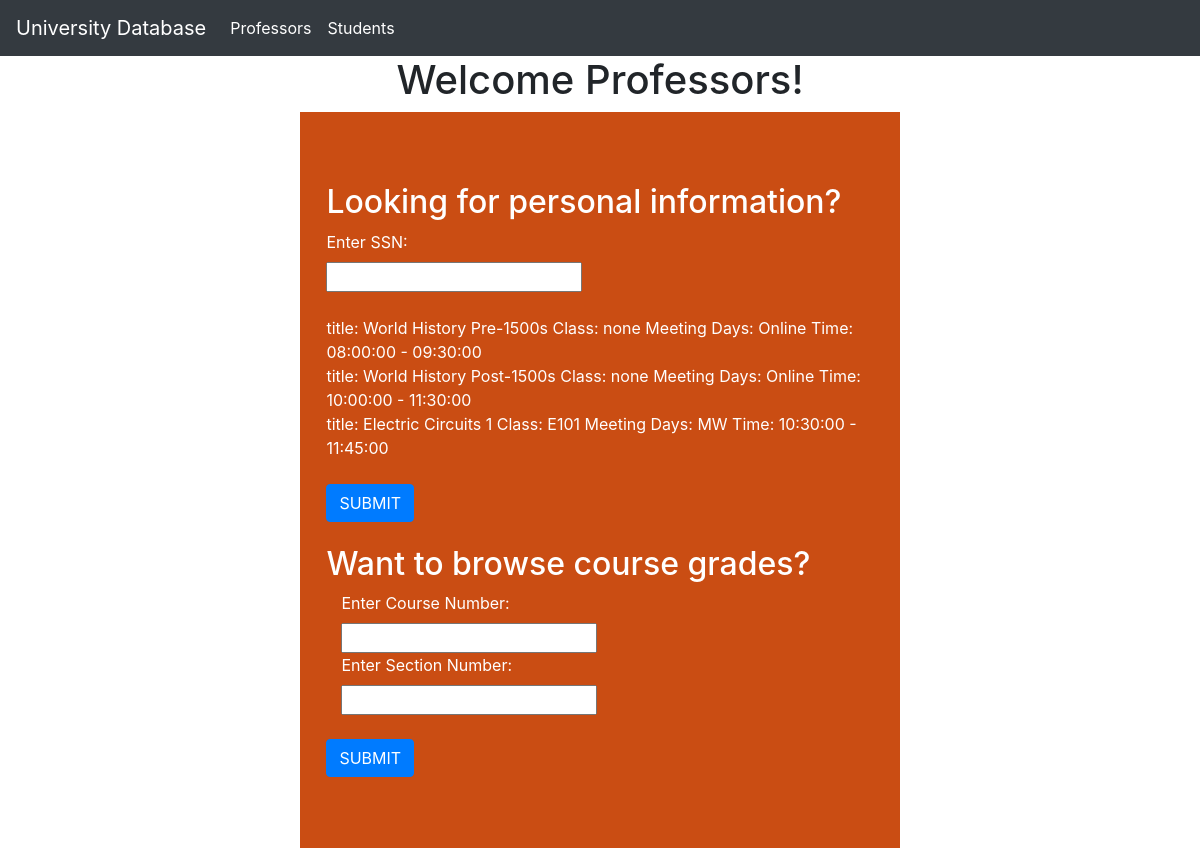
Screenshot of /pages/professor.php?ssn=987432145 with the database file from the repository.
### tables this page shows
CREATE TABLE section(
    scno INT(4) NOT NULL,
    sno INT(2) NOT NULL,
    number_of_seats INT(3) DEFAULT NULL,
    start_time TIME DEFAULT NULL,
    end_time TIME DEFAULT NULL,
    classroom VARCHAR(8) DEFAULT NULL,
    meeting_days VARCHAR(7) DEFAULT NULL,
    instructor_ssn INT(9) DEFAULT NULL,
    PRIMARY KEY(sno, scno),
    CONSTRAINT FOREIGN KEY(scno) REFERENCES course(cno) ON DELETE CASCADE ON UPDATE CASCADE,
    CONSTRAINT FOREIGN KEY(instructor_ssn) REFERENCES professor(ssn) ON DELETE CASCADE ON UPDATE CASCADE
);

CREATE TABLE course(
    cno INT(4) NOT NULL,
    title VARCHAR(64) DEFAULT NULL,
    units INT(2) DEFAULT NULL,
    textbook VARCHAR(64) DEFAULT NULL,
    dp_no INT(2) DEFAULT NULL,
    PRIMARY KEY(cno),
    CONSTRAINT FOREIGN KEY(dp_no) REFERENCES department(dno) ON DELETE CASCADE ON UPDATE CASCADE
);

### db.inc.php (the view, shortened to what this page needs)
<?php
    function getProfInfo($ssn, $conn){
        echo "<br />";
        $sql_query="SELECT course.title, classroom, meeting_days, start_time, end_time FROM professor, section, course WHERE professor.ssn = ".$ssn." AND professor.ssn = section.instructor_ssn AND section.scno = course.cno";
        $result = $conn->query($sql_query);
        if($result->num_rows > 0){
            while($row = $result->fetch_assoc()) {
                echo "title: ".$row["title"]." Class: ".$row["classroom"]." Meeting Days: ".$row["meeting_days"]." Time: ".$row["start_time"]." - ".$row["end_time"]."<br />";
            }
        } else {
            echo "No records found";
        }
    }
?>

### rows the page displays
section: scno.title "World History Pre-1500s", classroom "none", meeting_days "Online", start_time "08:00:00", end_time "09:30:00"
section: scno.title "World History Post-1500s", classroom "none", meeting_days "Online", start_time "10:00:00", end_time "11:30:00"
section: scno.title "Electric Circuits 1", classroom "E101", meeting_days "MW", start_time "10:30:00", end_time "11:45:00"
